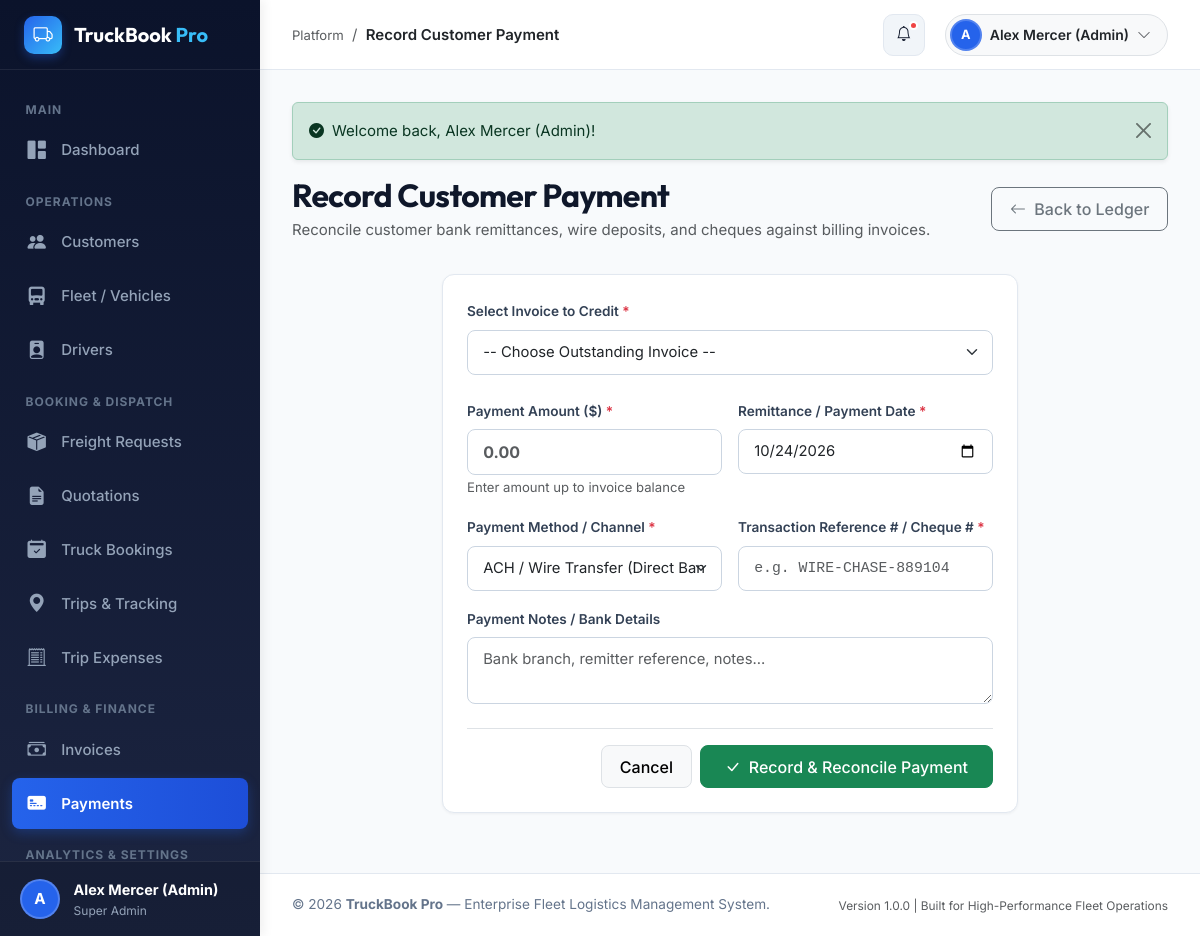
The page /modules/payments/record.php (signed in) on the database its author committed.
### tables this page shows
CREATE TABLE `users` (
  `id` INT UNSIGNED AUTO_INCREMENT PRIMARY KEY,
  `role_id` INT UNSIGNED NOT NULL,
  `name` VARCHAR(100) NOT NULL,
  `email` VARCHAR(120) NOT NULL UNIQUE,
  `password_hash` VARCHAR(255) NOT NULL,
  `phone` VARCHAR(25) NULL,
  `status` ENUM('active', 'inactive', 'suspended') NOT NULL DEFAULT 'active',
  `avatar` VARCHAR(255) NULL,
  `last_login` DATETIME NULL,
  `created_at` DATETIME NOT NULL DEFAULT CURRENT_TIMESTAMP,
  `updated_at` DATETIME NOT NULL DEFAULT CURRENT_TIMESTAMP ON UPDATE CURRENT_TIMESTAMP,
  INDEX `idx_users_role` (`role_id`),
  INDEX `idx_users_email` (`email`),
  INDEX `idx_users_status` (`status`),
  CONSTRAINT `fk_users_role` FOREIGN KEY (`role_id`) REFERENCES `roles` (`id`) ON DELETE RESTRICT
);

CREATE TABLE `roles` (
  `id` INT UNSIGNED AUTO_INCREMENT PRIMARY KEY,
  `name` VARCHAR(50) NOT NULL,
  `slug` VARCHAR(50) NOT NULL UNIQUE,
  `description` TEXT NULL,
  `created_at` DATETIME NOT NULL DEFAULT CURRENT_TIMESTAMP
);

### includes/auth.php (called while the page is built, shortened)
<?php
require_once __DIR__ . '/../config/app.php';
function isLoggedIn(): bool {
    return !empty($_SESSION['user_id']) && !empty($_SESSION['role_slug']);
}
function currentUser(): ?array {
    static $cachedUser = null;
    if ($cachedUser !== null) {
        return $cachedUser;
    }
    try {
        $pdo = getDbConnection();
        $stmt = $pdo->prepare("
            SELECT u.id, u.role_id, u.name, u.email, u.phone, u.status, u.avatar, u.last_login,
                   r.name AS role_name, r.slug AS role_slug
            FROM users u
            JOIN roles r ON u.role_id = r.id
            WHERE u.id = ? AND u.status = 'active'
            LIMIT 1
        ");
        $stmt->execute([$_SESSION['user_id']]);
        $user = $stmt->fetch();
        if ($user) {
            $cachedUser = $user;
            return $user;
        }
    } catch (Throwable $e) {
        error_log("Error fetching current user: " . $e->getMessage());
    }
    return null;
}
function currentRole(): string {
    return $_SESSION['role_slug'] ?? 'guest';
}

### includes/validation.php (called while the page is built, shortened)
<?php
function e(?string $string): string {
    return htmlspecialchars((string)($string ?? ''), ENT_QUOTES, 'UTF-8');
}

### config/app.php (called while the page is built, shortened)
<?php
if (!function_exists('getSetting')) {
    function getSetting(string $key, string $default = ''): string {
        static $settings = null;
        if ($settings === null) {
            $settings = [];
            try {
                $pdo = getDbConnection();
                $stmt = $pdo->query("SELECT setting_key, setting_value FROM company_settings");
                while ($row = $stmt->fetch()) {
                    $settings[$row['setting_key']] = $row['setting_value'];
                }
            } catch (Throwable $e) {
            }
        }
        return $settings[$key] ?? $default;
    }
}

### modules/payments/record.php (the view, shortened to what this page needs)
<?php
require_once __DIR__ . '/../../config/app.php';
require_once __DIR__ . '/../../includes/validation.php';
require_once __DIR__ . '/../../includes/functions.php';
$pdo = getDbConnection();
$unpaidInvoices = $pdo->query("
    SELECT inv.id, inv.invoice_number, inv.total_amount, inv.paid_amount, inv.balance_amount,
           c.id AS customer_id, c.company_name
    FROM invoices inv
    JOIN customers c ON inv.customer_id = c.id
    WHERE inv.payment_status IN ('unpaid', 'partially_paid', 'overdue')
      AND inv.balance_amount > 0
    ORDER BY inv.issued_date ASC
")->fetchAll();
$selectedInvoice = null;
$methods = [
    'bank_transfer' => 'ACH / Wire Transfer (Direct Bank Deposit)',
    'credit_card' => 'Corporate Credit Card',
    'cheque' => 'Company Cheque',
    'upi' => 'UPI / Instant Payment QR',
    'cash' => 'Cash Receipt Voucher',
    'other' => 'Other Payment Gateway / Instrument'
];
$formData = [
    'invoice_id' => $selectedInvoice ? (string)$selectedInvoice['id'] : '',
    'amount' => $selectedInvoice ? (string)$selectedInvoice['balance_amount'] : '',
    'payment_date' => date('Y-m-d'),
    'payment_method' => 'bank_transfer',
    'transaction_reference' => '',
    'notes' => ''
];
$pageTitle = 'Record Customer Payment';
require_once __DIR__ . '/../../includes/header.php';
?>
<div class="page-header">
    <div>
        <h2 class="fw-bold mb-1">Record Customer Payment</h2>
        <p class="text-muted mb-0">Reconcile customer bank remittances, wire deposits, and cheques against billing invoices.</p>
    </div>
    <div>
        <a href="<?= BASE_URL ?>/modules/payments/index.php" class="btn btn-outline-secondary">
            <i class="bi bi-arrow-left me-1"></i> Back to Ledger
        </a>
    </div>
</div>
<div class="row justify-content-center">
    <div class="col-lg-8">
        <div class="content-card">
            <div class="content-card-body p-4">
                <form method="POST" action="record.php" class="needs-validation">
                    <div class="mb-4">
                        <label class="form-label">Select Invoice to Credit <span class="text-danger">*</span></label>
                        <select name="invoice_id" id="invoiceSelect" class="form-select" required onchange="handleInvoiceChange(this)">
                            <option value="">-- Choose Outstanding Invoice --</option>
                            <?php foreach ($unpaidInvoices as $ui): ?>
                                    <?= e($ui['invoice_number']) ?> &mdash; <?= e($ui['company_name']) ?> (Balance: <?= formatCurrency($ui['balance_amount']) ?> of <?= formatCurrency($ui['total_amount']) ?>)
                            <?php endforeach; ?>
                        </select>
                    </div>
                    <div class="row g-3 mb-4">
                        <div class="col-md-6">
                            <label class="form-label">Payment Amount (<?= getSetting('currency_symbol', '$') ?>) <span class="text-danger">*</span></label>
                            <input type="number" step="0.01" name="amount" id="amountInput" class="form-control fw-bold fs-6 text-success"
                                   value="<?= e($formData['amount']) ?>" required placeholder="0.00">
                            <small class="text-muted" id="balanceHint">Enter amount up to invoice balance</small>
                        </div>
                        <div class="col-md-6">
                            <label class="form-label">Remittance / Payment Date <span class="text-danger">*</span></label>
                            <input type="date" name="payment_date" class="form-control" value="<?= e($formData['payment_date']) ?>" required max="<?= date('Y-m-d') ?>">
                        </div>
                        <div class="col-md-6">
                            <label class="form-label">Payment Method / Channel <span class="text-danger">*</span></label>
                            <select name="payment_method" class="form-select" required>
                                <?php foreach ($methods as $k => $lbl): ?>
                                    <option value="<?= $k ?>" <?= $formData['payment_method'] === $k ? 'selected' : '' ?>><?= $lbl ?></option>
                                <?php endforeach; ?>
                            </select>
                        </div>
                        <div class="col-md-6">
                            <label class="form-label">Transaction Reference # / Cheque # <span class="text-danger">*</span></label>
                            <input type="text" name="transaction_reference" class="form-control font-monospace"
                                   value="<?= e($formData['transaction_reference']) ?>" required placeholder="e.g. WIRE-CHASE-889104">
                        </div>
                        <div class="col-12">
                            <label class="form-label">Payment Notes / Bank Details</label>
                            <textarea name="notes" class="form-control" rows="2" placeholder="Bank branch, remitter reference, notes..."><?= e($formData['notes']) ?></textarea>
                        </div>
                    </div>
                    <div class="d-flex justify-content-end gap-2 pt-3 border-top">
                        <a href="<?= BASE_URL ?>/modules/payments/index.php" class="btn btn-light border">Cancel</a>
                        <button type="submit" class="btn btn-success px-4">
                            <i class="bi bi-check-lg me-1"></i> Record & Reconcile Payment
                        </button>
                    </div>
                </form>
            </div>
        </div>
    </div>
</div>
<?php require_once __DIR__ . '/../../includes/footer.php'; ?>

### includes/sidebar.php (shortened to what this page needs)
<?php
$currentRole = currentRole();
$user = currentUser();
?>
<aside id="app-sidebar">
    <div class="sidebar-header">
        <a href="<?= BASE_URL ?>/dashboard.php" class="sidebar-brand">
            <div class="brand-icon">
                <i class="bi bi-truck"></i>
            </div>
            <span>TruckBook <span class="text-primary" style="color: #38bdf8 !important;">Pro</span></span>
        </a>
    </div>
    <div class="sidebar-menu">
        <div class="menu-heading">Main</div>
        <a href="<?= BASE_URL ?>/dashboard.php" class="nav-link-custom <?= isActiveRoute('dashboard.php') ?>">
            <i class="bi bi-grid-1x2-fill"></i>
            <span>Dashboard</span>
        </a>
        <?php if (in_array($currentRole, ['super_admin', 'transport_manager', 'operator'], true)): ?>
            <div class="menu-heading">Operations</div>
            <a href="<?= BASE_URL ?>/modules/customers/index.php" class="nav-link-custom <?= isActiveRoute('/customers/') ?>">
                <i class="bi bi-people-fill"></i>
                <span>Customers</span>
            </a>
            <a href="<?= BASE_URL ?>/modules/vehicles/index.php" class="nav-link-custom <?= isActiveRoute('/vehicles/') ?>">
                <i class="bi bi-truck-front-fill"></i>
                <span>Fleet / Vehicles</span>
            </a>
            <a href="<?= BASE_URL ?>/modules/drivers/index.php" class="nav-link-custom <?= isActiveRoute('/drivers/') ?>">
                <i class="bi bi-person-badge-fill"></i>
                <span>Drivers</span>
            </a>
        <?php endif; ?>
        <div class="menu-heading">Booking & Dispatch</div>
        <a href="<?= BASE_URL ?>/modules/freight_requests/index.php" class="nav-link-custom <?= isActiveRoute('/freight_requests/') ?>">
            <i class="bi bi-box-seam-fill"></i>
            <span>Freight Requests</span>
        </a>
        <?php if (in_array($currentRole, ['super_admin', 'transport_manager', 'customer'], true)): ?>
            <a href="<?= BASE_URL ?>/modules/quotations/index.php" class="nav-link-custom <?= isActiveRoute('/quotations/') ?>">
                <i class="bi bi-file-earmark-text-fill"></i>
                <span>Quotations</span>
            </a>
        <?php endif; ?>
        <?php if ($currentRole !== 'driver'): ?>
            <a href="<?= BASE_URL ?>/modules/bookings/index.php" class="nav-link-custom <?= isActiveRoute('/bookings/') ?>">
                <i class="bi bi-calendar2-check-fill"></i>
                <span>Truck Bookings</span>
            </a>
        <?php endif; ?>
        <a href="<?= BASE_URL ?>/modules/trips/index.php" class="nav-link-custom <?= isActiveRoute('/trips/') ?>">
            <i class="bi bi-geo-alt-fill"></i>
            <span>Trips & Tracking</span>
        </a>
        <?php if (in_array($currentRole, ['super_admin', 'transport_manager', 'operator', 'driver'], true)): ?>
            <a href="<?= BASE_URL ?>/modules/expenses/index.php" class="nav-link-custom <?= isActiveRoute('/expenses/') ?>">
                <i class="bi bi-receipt-cutoff"></i>
                <span>Trip Expenses</span>
            </a>
        <?php endif; ?>
        <?php if (in_array($currentRole, ['super_admin', 'transport_manager', 'customer'], true)): ?>
            <div class="menu-heading">Billing & Finance</div>
            <a href="<?= BASE_URL ?>/modules/invoices/index.php" class="nav-link-custom <?= isActiveRoute('/invoices/') ?>">
                <i class="bi bi-cash-stack"></i>
                <span>Invoices</span>
            </a>
            <a href="<?= BASE_URL ?>/modules/payments/index.php" class="nav-link-custom <?= isActiveRoute('/payments/') ?>">
                <i class="bi bi-credit-card-2-front-fill"></i>
                <span>Payments</span>
            </a>
        <?php endif; ?>
        <?php if (in_array($currentRole, ['super_admin', 'transport_manager'], true)): ?>
            <div class="menu-heading">Analytics & Settings</div>
        <?php endif; ?>
    </div>
    <div class="sidebar-user">
        <div class="user-avatar-circle">
            <?= strtoupper(substr($user['name'] ?? 'U', 0, 1)) ?>
        </div>
        <div class="user-info text-truncate">
            <div class="fw-bold text-white text-truncate" style="font-size: 0.9rem;">
                <?= e($user['name'] ?? 'Guest') ?>
            </div>
            <div class="text-light" style="font-size: 0.75rem; color: #94a3b8 !important;">
                <?= e($user['role_name'] ?? 'Role') ?>
            </div>
        </div>
    </div>
</aside>

### includes/topbar.php (shortened to what this page needs)
<?php
require_once __DIR__ . '/../config/database.php';
$userId = currentUserId();
$unreadNotifications = [];
if ($userId) {
    try {
        $pdo = getDbConnection();
        $notifStmt = $pdo->prepare("
            SELECT id, title, message, link, type, created_at
            FROM notifications
            WHERE user_id = ? AND is_read = 0
            ORDER BY created_at DESC
            LIMIT 5
        ");
        $notifStmt->execute([$userId]);
        $unreadNotifications = $notifStmt->fetchAll();
    } catch (Throwable $e) {
    }
}
$unreadCount = count($unreadNotifications);
?>
<header id="app-topbar">
    <div class="d-flex align-items-center gap-3">
        <div class="d-none d-md-block">
            <span class="text-muted small">Platform</span>
            <span class="mx-1 text-muted">/</span>
            <span class="fw-semibold text-dark"><?= e($pageTitle ?? 'Overview') ?></span>
        </div>
    </div>
    <div class="topbar-actions">
        <div class="dropdown">
            <button class="notification-btn" type="button" data-bs-toggle="dropdown" aria-expanded="false" title="Notifications">
                <i class="bi bi-bell"></i>
                <?php if ($unreadCount > 0): ?>
                    <span class="notification-badge"></span>
                <?php endif; ?>
            </button>
        </div>
        <div class="dropdown">
            <button class="btn btn-light border d-flex align-items-center gap-2 p-1 pe-3 rounded-pill" type="button" data-bs-toggle="dropdown" aria-expanded="false">
                <div class="user-avatar-circle" style="width: 32px; height: 32px; font-size: 0.8rem;">
                    <?= strtoupper(substr($user['name'] ?? 'U', 0, 1)) ?>
                </div>
                <span class="topbar-user-name fw-semibold small text-dark"><?= e($user['name'] ?? 'Account') ?></span>
                <i class="bi bi-chevron-down small text-muted"></i>
            </button>
        </div>
    </div>
</header>

### rows shown on the page
users: name "A", name "Alex Mercer (Admin)", role.name "Super Admin"

### other values the page prints
$pageTitle "Record Customer Payment"
$text "Welcome back, Alex Mercer (Admin)!"
getSetting('currency_symbol', '$') "$"
APP_NAME "TruckBook Pro"
APP_VERSION "1.0.0"
form field payment_method "ACH / Wire Transfer (Direct Bank Deposit)"
